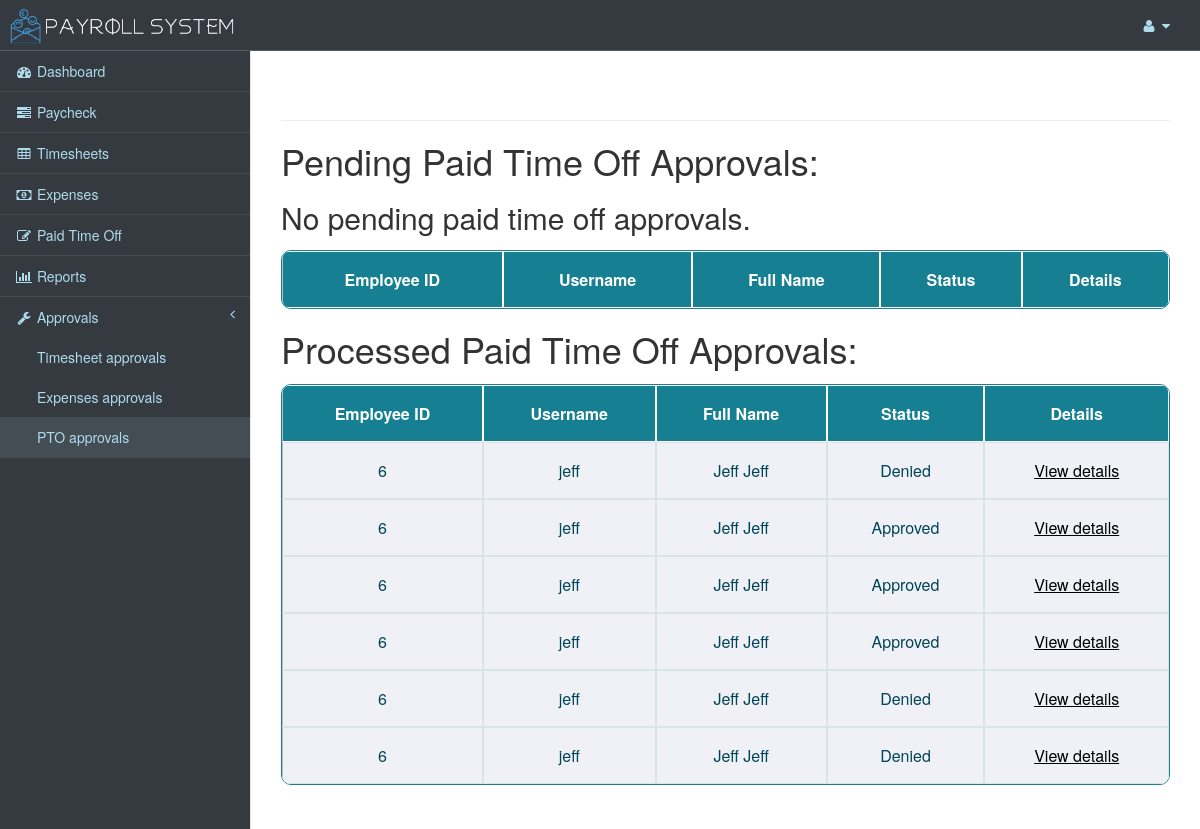
Page /pto-approvals/ (signed in) on the committed database.
### payrollapp/models.py (models this page shows, shortened)
class PaidTimeOffApproval(models.Model):
    paid_time_off_approval_id = models.AutoField(primary_key=True)
    date_submitted = models.DateField(auto_now=True)
    status = models.CharField(max_length=10, choices=STATUS_CHOICE, default="Pending")
    user_id = models.ForeignKey(User, on_delete=models.CASCADE)
    def get_all_entries_by_submission(self):
        id = self.paid_time_off_approval_id
        results = PaidTimeOffEntry.objects.filter(paid_time_off_approval_id=id)
        return results

### payrollapp/views.py (the view, shortened to what this page needs)
# urls.py: url(r'pto-approvals/$', views.approve_paid_time_off, name='pto-approvals'),
def approve_paid_time_off(request):
    if request.user.is_authenticated and check_user_group(request.user, "Manager"):
        pending_pto_requests = PaidTimeOffApproval.objects.filter(status="Pending")
        processed_pto_requests = PaidTimeOffApproval.objects.exclude(status="Pending")
        context = {
            'pending_pto_requests': pending_pto_requests,
            'processed_pto_requests': processed_pto_requests
        }
        return render(request, 'approvalspto.html', context)
    else:
        return redirect(login_user)

### payrollapp/context_processors.py (called while the page is built)
def user_meta_data_processor(request):
    user_meta_data = None
    if request.user.is_authenticated:
        username = request.user
        user_meta_data = UserMetaData.objects.get(user_id__username__exact=username)
    return {'user_meta_data': user_meta_data}

### payrollapp/views.py (called while the page is built)
def check_user_group(user, group_name):
    if user.groups.filter(name=group_name).exists():
        return True
    return False

### payrollapp/templates/approvalspto.html (shortened to what this page needs)
{% extends 'layout-manager.html' %}
{% block stylesblock %}
<link rel='stylesheet prefetch' href='https://s3-us-west-2.amazonaws.com/s.cdpn.io/176621/mk-datepicker.css'>
<link rel="stylesheet" href="https://cdnjs.cloudflare.com/ajax/libs/normalize/5.0.0/normalize.min.css">
{% load static %}
<link href="{% static 'css/paycheck.css' %}" rel="stylesheet">
<link href="{% static 'css/mk-ui.css' %}" rel="stylesheet">
{% endblock %}
{% block page-wrapper %}
<div id="page-wrapper" style="min-height:100%; padding-top:100px">
    <div class="container-fluid">
        <div class="row">
            <div>
                <hr>
                <h1>Pending Paid Time Off Approvals:</h1>
                <table class="responstable">
                    <tr>
                        <th>Employee ID</th>
                        <th>Username</th>
                        <th>Full Name</th>
                        <th>Status</th>
                        <th>Details</th>
                    </tr>
                    {% for approval in pending_pto_requests %}
                    <tr>
                        <td>{{ approval.user_id.id }}</td>
                        <td>{{ approval.user_id }}</td>
                        <td>{{ approval.user_id.first_name }} {{ approval.user_id.last_name }}</td>
                        <td>{{ approval.status }}</td>
                        <td><a style="color: rgb(0,0,0);" href="#" data-toggle="modal"
                               data-target="#pending{{approval.id}}"><u>View
                            details</u>
                        </a>
                            <section class="modal modalWindow" id="popupOne">
                                <section class="modalWrapper">
                                    <h2>Modal Popup </h2>
                                </section>
                                <a class="closeBtn">CLOSE X</a>
                            </section>
                            <section class="modal overlay">
                            </section>
                        </td>
                    </tr>
                    {% empty %}
                    <h2> No pending paid time off approvals. </h2>
                    {% endfor %}
                </table>
            </div>
            <h1>Processed Paid Time Off Approvals:</h1>
            <table class="responstable">
                <tr>
                    <th>Employee ID</th>
                    <th>Username</th>
                    <th>Full Name</th>
                    <th>Status</th>
                    <th>Details</th>
                </tr>
                {% for approval in processed_pto_requests %}
                <tr>
                    <td>{{ approval.user_id.id }}</td>
                    <td>{{ approval.user_id }}</td>
                    <td>{{ approval.user_id.first_name }} {{ approval.user_id.last_name }}</td>
                    <td>{{ approval.status }}</td>
                    <td><a style="color: rgb(0,0,0);" href="#" data-toggle="modal"
                           data-target="#{{approval.id}}processed"><u>View
                        details</u>
                    </a>
                    </td>
                </tr>
                {% empty %}
                <h2> No pending paid time off approvals. </h2>
                {% endfor %}
            </table>
        </div>
        {% endblock %}
        {% block scriptsblock %}
        {% load static %}
        {% endblock %}

### payrollapp/static/css/sb-admin-2.css (style rules this page uses)
body { background-color: #f8f8f8; }
#page-wrapper { padding: 0 15px; min-height: 100%; background-color: white; }
@media (min-width: 768px) { #page-wrapper { position: inherit; margin: 0 0 0 250px; padding: 0 30px; border-left: 1px solid #e7e7e7; } }

### payrollapp/static/css/paycheck.css (style rules this page uses)
.responstable { margin: 1em 0; width: 100%; overflow: hidden; background: #FFF; color: #024457; border-radius: 10px; border: 1px solid #167F92; }
.responstable tr { border: 1px solid #D9E4E6; }
.responstable tr:nth-child(odd) { background-color: #EAF3F3; }
.responstable th { display: none; border: 1px solid #FFF; background-color: #167F92; color: #FFF; padding: 1em; }
.responstable th:first-child { display: table-cell; text-align: center; }
.responstable th:nth-child(2) { display: table-cell; }
.responstable th:nth-child(2):after { content: attr(data-th); }
@media (min-width: 480px) { .responstable th:nth-child(2):after { display: none; } }
.responstable td { display: block; word-wrap: break-word; max-width: 7em; }
.responstable td:first-child { display: table-cell; text-align: center; border-right: 1px solid #D9E4E6; }
@media (min-width: 480px) { .responstable td { border: 1px solid #D9E4E6; } }
.responstable th, .responstable td { text-align: center; margin: .5em 1em; }
@media (min-width: 480px) { .responstable th, .responstable td { display: table-cell; padding: 1em; } }
table { border-collapse: separate; border-spacing: 0; }
table tr th, table tr td { border-right: 1px solid #bbb; border-bottom: 1px solid #bbb; box-shadow: 2px 2px 1px #e5dfcc; }
table tr th:first-child, table tr td:first-child { border-left: 1px solid #bbb; }
table tr th { border-top: 1px solid #bbb; }
table tr:first-child th:first-child { border-top-left-radius: 6px; }
table tr:first-child th:last-child { border-top-right-radius: 6px; }
table tr:last-child td:first-child { border-bottom-left-radius: 6px; }
table tr:last-child td:last-child { border-bottom-right-radius: 6px; }
table th, td { padding: 8px 20px; }
table th { background: #E5E6EB; color: #111; }
table td { background: #EFF1F6; }

### rows in the picture
PaidTimeOffApproval: user_id.id "6", user_id "jeff", user_id.first_name "Jeff", user_id.last_name "Jeff", status "Denied"
PaidTimeOffApproval: user_id.id "6", user_id "jeff", user_id.first_name "Jeff", user_id.last_name "Jeff", status "Approved"
PaidTimeOffApproval: user_id.id "6", user_id "jeff", user_id.first_name "Jeff", user_id.last_name "Jeff", status "Approved"
PaidTimeOffApproval: user_id.id "6", user_id "jeff", user_id.first_name "Jeff", user_id.last_name "Jeff", status "Approved"
PaidTimeOffApproval: user_id.id "6", user_id "jeff", user_id.first_name "Jeff", user_id.last_name "Jeff", status "Denied"
PaidTimeOffApproval: user_id.id "6", user_id "jeff", user_id.first_name "Jeff", user_id.last_name "Jeff", status "Denied"
